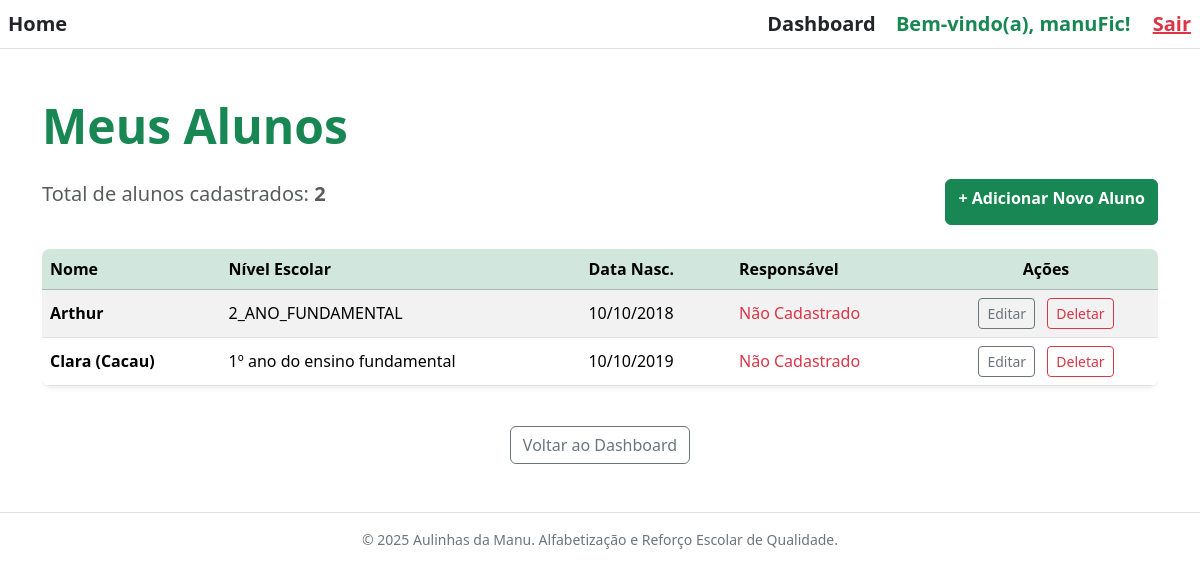
The page /alunos/ (signed in) on the database its author committed.
### alunos/models.py (models this page shows, shortened)
class Aluno(models.Model):
    ID_Aluno = models.AutoField(primary_key=True)
    professor = models.ForeignKey(User, on_delete=models.CASCADE, related_name='alunos', null=True)
    Nome = models.CharField(max_length=100)
    DataNascimento = models.DateField()
    NivelEscolar = models.CharField(
        max_length=50,
        choices=NIVEL_ESCOLAR_CHOICES,
        default='OUTRO',
        blank=False,
        null=False,
        db_index=True)
    ObservacoesProgresso = models.TextField(blank=True)
    ativo = models.BooleanField(default=True)
    responsavel = models.ForeignKey(
        Responsavel,
        on_delete=models.SET_NULL,
        null=True,
        blank=True,
        related_name='alunos_associados'
    )

### alunos/views.py (the view)
# urls.py: path('', AlunoListView.as_view(), name='lista_alunos'),
class AlunoListView(LoginRequiredMixin, ListView):
    model = Aluno
    context_object_name = 'alunos'
    template_name = 'alunos/aluno_lista.html'
    def get_queryset(self):
        return Aluno.objects.filter(professor=self.request.user).order_by('Nome')

### alunos/templates/alunos/aluno_lista.html (shortened to what this page needs)
{% extends 'base.html' %}
{% block content %}
<div class="container my-5">
    <h1 class="display-5 fw-bold text-success mb-4">
        Meus Alunos
    </h1>
    <div class="d-flex justify-content-between mb-4">
        <p class="lead text-muted">Total de alunos cadastrados: <span class="fw-bold">{{ alunos.count }}</span></p>
        <a href="{% url 'alunos:adicionar_aluno' %}" class="btn btn-success fw-bold">
            + Adicionar Novo Aluno
        </a>
    </div>
    {% if alunos %}
        <div class="table-responsive">
            <table class="table table-striped table-hover align-middle shadow-sm rounded-3 overflow-hidden">
                <thead class="table-success">
                    <tr>
                        <th scope="col">Nome</th>
                        <th scope="col">Nível Escolar</th>
                        <th scope="col">Data Nasc.</th>
                        <th scope="col">Responsável</th>
                        <th scope="col" class="text-center">Ações</th>
                    </tr>
                </thead>
                <tbody>
                    {% for aluno in alunos %}
                    <tr>
                        <td class="fw-bold">{{ aluno.Nome }}</td>
                        <td>{{ aluno.NivelEscolar }}</td>
                        <td>{{ aluno.DataNascimento|date:"d/m/Y" }}</td>
                        <td>
                            {% if aluno.responsavel %}
                                {{ aluno.responsavel.Nome }}
                            {% else %}
                                <span class="text-danger">Não Cadastrado</span>
                            {% endif %}
                        </td>
                        <td class="text-center">
                            <a href="{% url 'alunos:editar_aluno' pk=aluno.pk %}"
                               class="btn btn-sm btn-outline-secondary me-2"
                               title="Editar Informações">
                                Editar
                            </a>
                            <a href="{% url 'alunos:deletar_aluno' pk=aluno.pk %}"
                               class="btn btn-sm btn-outline-danger"
                               title="Excluir Aluno">
                                Deletar
                            </a>
                        </td>
                    </tr>
                    {% endfor %}
                </tbody>
            </table>
        </div>
    {% else %}
        <div class="alert alert-info text-center mt-5" role="alert">
            Você ainda não tem alunos cadastrados. <a href="{% url 'alunos:adicionar_aluno' %}" class="alert-link fw-bold">Clique aqui para adicionar o primeiro aluno!</a>
        </div>
    {% endif %}
    <div class="mt-4 text-center">
        <a href="{% url 'principal:dashboard' %}" class="btn btn-outline-secondary">Voltar ao Dashboard</a>
    </div>
</div>
{% endblock %}

### templates/base.html (shortened to what this page needs)
<!DOCTYPE html>
<html lang="pt-br">
<head>
    <link href="https://cdn.jsdelivr.net/npm/bootstrap@5.3.3/dist/css/bootstrap.min.css" rel="stylesheet">
    <link rel="stylesheet" href="https://cdnjs.cloudflare.com/ajax/libs/font-awesome/6.5.2/css/all.min.css">
</head>
<body>
    <header>
        <nav class="p-2 border-bottom d-flex justify-content-between align-items-center">
            <div>
                <a href="{% url 'principal:home' %}" class="text-decoration-none fw-bold fs-5 me-3 text-dark">Home</a>
            </div>
            <div>
                {% if user.is_authenticated %}
                    <a href="{% url 'principal:dashboard' %}" class="text-decoration-none fw-bold fs-5 me-3 text-dark">Dashboard</a>
                    <span class="fw-bold fs-5 me-3 text-success">
                        Bem-vindo(a), {{ user.username }}!
                    </span>
                    <form action="{% url 'logout' %}" method="post" style="display: inline;">
                        <button type="submit" class="btn btn-link text-danger small p-0 align-baseline fw-bold fs-5 d-inline-block">
                            Sair
                        </button>
                    </form>
                    {% endif %}
            </div>
        </nav>
    </header>
    <main>
        {% block content %}
        {% endblock %}
    </main>
    <footer class="mt-5 pt-3 text-center text-secondary small border-top">
        © 2025 Aulinhas da Manu. Alfabetização e Reforço Escolar de Qualidade.
    </footer>
</body>
</html>

### rows shown on the page
Aluno: Nome "Arthur", NivelEscolar "2_ANO_FUNDAMENTAL", DataNascimento "10/10/2018", shows "Não Cadastrado"
Aluno: Nome "Clara (Cacau)", NivelEscolar "1º ano do ensino fundamental", DataNascimento "10/10/2019", shows "Não Cadastrado"

### other values the page prints
{{ user.username }} "manuFic"
{{ alunos.count }} "2"
